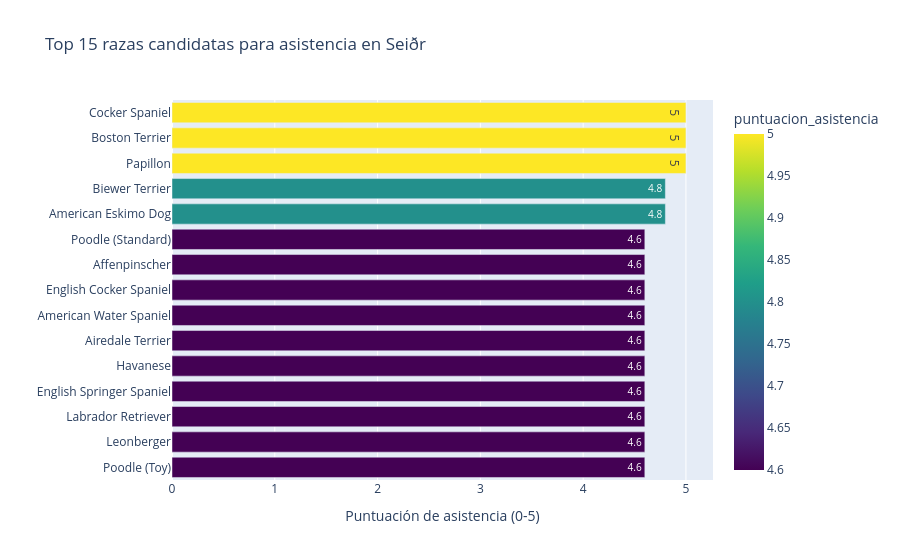

The notebook cell this image was saved under:
### Markdown cell above
## Conclusión — Entrenabilidad vs Comportamiento

El cuadrante ideal (entrenabilidad ≥4 Y vínculo ≥4) tiene pocas razas.
Las destacadas son:
- **Welsh Springer Spaniel**: perfil equilibrado — entrenabilidad 4, vínculo 4
- **Havanese**: vínculo excepcional (5), energía baja — ideal para perfiles SPD o TEA
- **Papillon**: vínculo muy alto, entrenabilidad moderada — apoyo emocional

Confirmación del análisis anterior: el criterio de selección para Seiðr
NO es máxima entrenabilidad sino equilibrio entre vínculo y entrenabilidad
adaptado al perfil del usuario.

### Code cell
# ============================================================
# VISUALIZACIÓN 4 — Top 15 razas candidatas para asistencia
# ============================================================

# Creamos una puntuación compuesta para asistencia
# Combinamos entrenabilidad (40%) + vínculo (40%) + energía moderada (20%)
# La energía moderada se calcula como: 5 - abs(energy - 3) 
# Es decir, penalizamos las razas con energía muy alta o muy baja
# porque para asistencia lo ideal es energía media

df['puntuacion_asistencia'] = (
    df['trainability_value_seidr'] * 0.4 +   # 40% entrenabilidad
    df['demeanor_value_seidr'] * 0.4 +        # 40% vínculo/comportamiento
    (5 - abs(df['energy_level_value_seidr'] - 3)) * 0.2  # 20% energía moderada
)

# Ordenamos por puntuación y cogemos las 15 mejores
top15 = (df[['breed', 'puntuacion_asistencia', 
              'trainability_value_seidr', 
              'demeanor_value_seidr',
              'energy_level_value_seidr']]
         .sort_values('puntuacion_asistencia', ascending=False)  # orden descendente
         .head(15))  # las 15 primeras

# Gráfico de barras horizontal
fig4 = px.bar(
    top15,
    x='puntuacion_asistencia',   # eje X: puntuación total
    y='breed',                    # eje Y: nombre de la raza
    orientation='h',              # barras horizontales
    color='puntuacion_asistencia', # color según puntuación
    color_continuous_scale='Viridis',
    title='Top 15 razas candidatas para asistencia en Seiðr',
    text=top15['puntuacion_asistencia'].round(2)  # mostrar puntuación en la barra
)

fig4.update_layout(
    yaxis={'categoryorder': 'total ascending'},  # ordenar de menor a mayor visualmente
    xaxis_title='Puntuación de asistencia (0-5)',
    yaxis_title='',
    showlegend=False
)

fig4.show()

# Mostrar tabla con los datos completos
print("\nTop 15 razas candidatas:")
print(top15.to_string(index=False))

### Figure 1 — Plotly figure (JSON) as saved in the notebook; plotly's stock layout.template omitted (floating-point values rounded to 4 significant figures)
{"data": [{"hovertemplate": "puntuacion_asistencia=%{marker.color}<br>breed=%{y}<extra></extra>", "legendgroup": "", "marker": {"color": [5.0, 5.0, 5.0, 4.8, 4.8, 4.6, 4.6, 4.6, 4.6, 4.6, 4.6, 4.6, 4.6, 4.6, 4.6], "coloraxis": "coloraxis", "pattern": {"shape": ""}}, "name": "", "orientation": "h", "showlegend": false, "text": [5.0, 5.0, 5.0, 4.8, 4.8, 4.6, 4.6, 4.6, 4.6, 4.6, 4.6, 4.6, 4.6, 4.6, 4.6], "textposition": "auto", "type": "bar", "x": [5.0, 5.0, 5.0, 4.8, 4.8, 4.6, 4.6, 4.6, 4.6, 4.6, 4.6, 4.6, 4.6, 4.6, 4.6], "xaxis": "x", "y": ["Papillon", "Boston Terrier", "Cocker Spaniel", "American Eskimo Dog", "Biewer Terrier", "Poodle (Toy)", "Leonberger", "Labrador Retriever", "English Springer Spaniel", "Havanese", "Airedale Terrier", "American Water Spaniel", "English Cocker Spaniel", "Affenpinscher", "Poodle (Standard)"], "yaxis": "y"}], "layout": {"barmode": "relative", "coloraxis": {"colorbar": {"title": {"text": "puntuacion_asistencia"}}, "colorscale": [[0, "#440154"], [0.1111, "#482878"], [0.2222, "#3e4989"], [0.3333, "#31688e"], [0.4444, "#26828e"], [0.5556, "#1f9e89"], [0.6667, "#35b779"], [0.7778, "#6ece58"], [0.8889, "#b5de2b"], [1, "#fde725"]]}, "legend": {"tracegroupgap": 0}, "showlegend": false, "title": {"text": "Top 15 razas candidatas para asistencia en Seiðr"}, "xaxis": {"anchor": "y", "domain": [0, 1], "title": {"text": "Puntuación de asistencia (0-5)"}}, "yaxis": {"anchor": "x", "categoryorder": "total ascending", "domain": [0, 1], "title": {"text": ""}}}}
